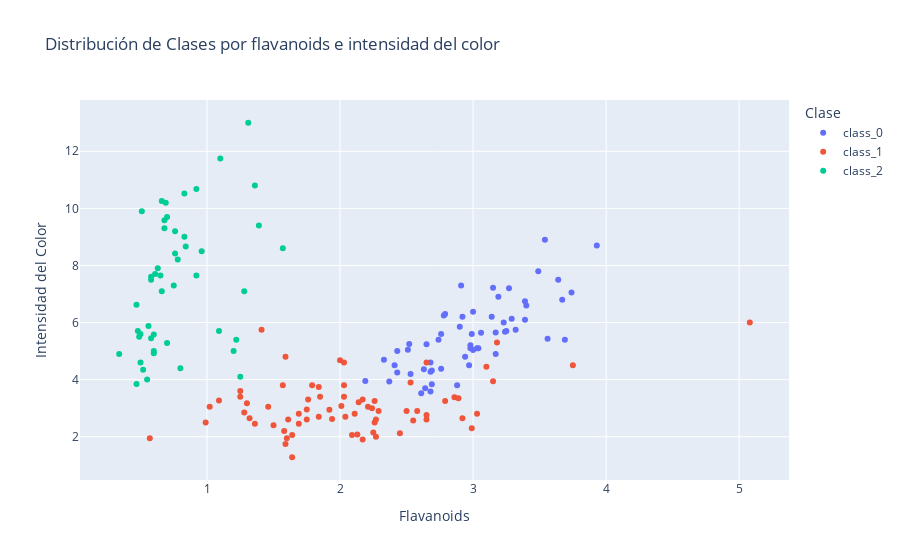

Notebook cell for this chart:
### Markdown cell above
## Ahora que se las caracterísitcas importantes grafico

### Code cell
df_to_plot_wine = df_wine.copy()
df_to_plot_wine['target'] = df_to_plot_wine['target'].map({i: name for i, name in enumerate(data_wine.target_names)})
fig_wine = px.scatter(
    df_to_plot_wine,
    x='flavanoids', 
    y='color_intensity', 
    color='target', 
    #color_continuous_scale='reds_r',
    title='Distribución de Clases por flavanoids e intensidad del color',
    labels={'target': 'Clase', 'flavanoids': 'Flavanoids', 'color_intensity': 'Intensidad del Color'}
)
fig_wine.show()

### Figure 1 — Plotly figure (JSON) as saved in the notebook; plotly's stock layout.template omitted (floating-point values rounded to 4 significant figures)
{"data": [{"hovertemplate": "Clase=class_0<br>Flavanoids=%{x}<br>Intensidad del Color=%{y}<extra></extra>", "legendgroup": "class_0", "marker": {"color": "#636efa", "symbol": "circle"}, "mode": "markers", "name": "class_0", "orientation": "v", "showlegend": true, "type": "scatter", "x": [3.06, 2.76, 3.24, 3.49, 2.69, 3.39, 2.52, 2.51, 2.98, 3.15, 3.32, 2.43, 2.76, 3.69, 3.64, 2.91, 3.14, 3.4, 3.93, 3.03, 3.17, 2.41, 2.88, 2.37, 2.61, 2.68, 2.94, 2.19, 2.97, 2.33, 3.25, 3.19, 2.69, 2.74, 2.53, 2.98, 2.68, 2.43, 2.64, 3.04, 3.29, 2.68, 3.56, 2.63, 3.0, 2.65, 3.17, 3.39, 2.92, 3.54, 3.27, 2.99, 3.74, 2.79, 2.9, 2.78, 3.0, 3.23, 3.67], "xaxis": "x", "y": [5.64, 4.38, 5.68, 7.8, 4.32, 6.75, 5.25, 5.05, 5.2, 7.22, 5.75, 5.0, 5.6, 5.4, 7.5, 7.3, 6.2, 6.6, 8.7, 5.1, 5.65, 4.5, 3.8, 3.93, 3.52, 3.58, 4.8, 3.95, 4.5, 4.7, 5.7, 6.9, 3.84, 5.4, 4.2, 5.1, 4.6, 4.25, 3.7, 5.1, 6.13, 4.28, 5.43, 4.36, 5.04, 5.24, 4.9, 6.1, 6.2, 8.9, 7.2, 5.6, 7.05, 6.3, 5.85, 6.25, 6.38, 6.0, 6.8], "yaxis": "y"}, {"hovertemplate": "Clase=class_1<br>Flavanoids=%{x}<br>Intensidad del Color=%{y}<extra></extra>", "legendgroup": "class_1", "marker": {"color": "#EF553B", "symbol": "circle"}, "mode": "markers", "name": "class_1", "orientation": "v", "showlegend": true, "type": "scatter", "x": [0.57, 1.09, 1.41, 1.79, 3.1, 1.75, 2.65, 3.18, 2.0, 1.3, 1.28, 1.02, 2.86, 1.84, 2.89, 2.14, 1.57, 2.03, 1.32, 1.85, 2.55, 2.26, 2.53, 1.58, 1.59, 2.21, 1.94, 1.69, 1.61, 1.69, 1.59, 1.5, 1.25, 1.46, 2.25, 2.26, 2.27, 0.99, 2.5, 3.75, 2.99, 2.17, 1.36, 2.11, 1.64, 1.92, 1.84, 2.03, 1.76, 2.04, 2.92, 2.58, 2.27, 2.03, 2.01, 2.29, 2.17, 1.6, 2.09, 1.25, 1.64, 2.79, 5.08, 2.13, 2.65, 3.03, 2.65, 3.15, 2.24, 2.45, 1.75], "xaxis": "x", "y": [1.95, 3.27, 5.75, 3.8, 4.45, 2.95, 4.6, 5.3, 4.68, 3.17, 2.85, 3.05, 3.38, 3.74, 3.35, 3.21, 3.8, 4.6, 2.65, 3.4, 2.57, 2.5, 3.9, 2.2, 4.8, 3.05, 2.62, 2.45, 2.6, 2.8, 1.74, 2.4, 3.6, 3.05, 2.15, 3.25, 2.6, 2.5, 2.9, 4.5, 2.3, 3.3, 2.45, 2.8, 2.06, 2.94, 2.7, 3.4, 3.3, 2.7, 2.65, 2.9, 2.0, 3.8, 3.08, 2.9, 1.9, 1.95, 2.06, 3.4, 1.28, 3.25, 6.0, 2.08, 2.6, 2.8, 2.76, 3.94, 3.0, 2.12, 2.6], "yaxis": "y"}, {"hovertemplate": "Clase=class_2<br>Flavanoids=%{x}<br>Intensidad del Color=%{y}<extra></extra>", "legendgroup": "class_2", "marker": {"color": "#00cc96", "symbol": "circle"}, "mode": "markers", "name": "class_2", "orientation": "v", "showlegend": true, "type": "scatter", "x": [1.25, 1.22, 1.09, 1.2, 0.58, 0.66, 0.47, 0.6, 0.48, 0.6, 0.5, 0.5, 0.52, 0.8, 0.78, 0.55, 0.34, 0.65, 0.76, 1.39, 1.57, 1.36, 1.28, 0.83, 0.58, 0.63, 0.83, 0.58, 1.31, 1.1, 0.92, 0.56, 0.6, 0.7, 0.68, 0.47, 0.92, 0.66, 0.84, 0.96, 0.49, 0.51, 0.7, 0.61, 0.75, 0.69, 0.68, 0.76], "xaxis": "x", "y": [4.1, 5.4, 5.7, 5.0, 5.45, 7.1, 3.85, 5.0, 5.7, 4.92, 4.6, 5.6, 4.35, 4.4, 8.21, 4.0, 4.9, 7.65, 8.42, 9.4, 8.6, 10.8, 7.1, 10.52, 7.6, 7.9, 9.01, 7.5, 13.0, 11.75, 7.65, 5.88, 5.58, 5.28, 9.58, 6.62, 10.68, 10.26, 8.66, 8.5, 5.5, 9.9, 9.7, 7.7, 7.3, 10.2, 9.3, 9.2], "yaxis": "y"}], "layout": {"legend": {"title": {"text": "Clase"}, "tracegroupgap": 0}, "title": {"text": "Distribución de Clases por flavanoids e intensidad del color"}, "xaxis": {"anchor": "y", "domain": [0, 1], "title": {"text": "Flavanoids"}}, "yaxis": {"anchor": "x", "domain": [0, 1], "title": {"text": "Intensidad del Color"}}}}
